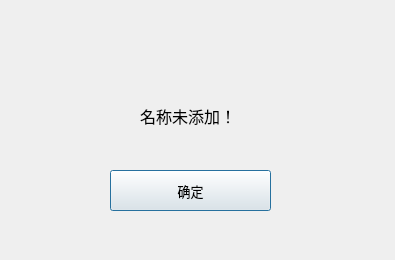
<?xml version="1.0" encoding="UTF-8"?>
<ui version="4.0">
 <class>no_name</class>
 <widget class="QDialog" name="no_name">
  <property name="geometry">
   <rect>
    <x>0</x>
    <y>0</y>
    <width>395</width>
    <height>260</height>
   </rect>
  </property>
  <property name="windowTitle">
   <string>Dialog</string>
  </property>
  <widget class="QLabel" name="nameLabel">
   <property name="geometry">
    <rect>
     <x>140</x>
     <y>60</y>
     <width>201</width>
     <height>111</height>
    </rect>
   </property>
   <property name="font">
    <font>
     <family>Agency FB</family>
     <pointsize>12</pointsize>
    </font>
   </property>
   <property name="text">
    <string>名称未添加！</string>
   </property>
  </widget>
  <widget class="QPushButton" name="exitBtn">
   <property name="geometry">
    <rect>
     <x>110</x>
     <y>170</y>
     <width>161</width>
     <height>41</height>
    </rect>
   </property>
   <property name="font">
    <font>
     <family>Agency FB</family>
     <pointsize>10</pointsize>
    </font>
   </property>
   <property name="text">
    <string>确定</string>
   </property>
  </widget>
 </widget>
 <resources/>
 <connections/>
</ui>
